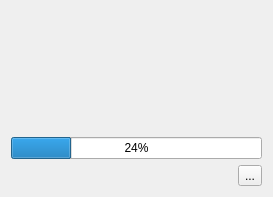
<?xml version="1.0" encoding="UTF-8"?>
<ui version="4.0">
 <class>Dialog</class>
 <widget class="QDialog" name="Dialog">
  <property name="geometry">
   <rect>
    <x>0</x>
    <y>0</y>
    <width>273</width>
    <height>197</height>
   </rect>
  </property>
  <property name="sizePolicy">
   <sizepolicy hsizetype="Fixed" vsizetype="Fixed">
    <horstretch>0</horstretch>
    <verstretch>0</verstretch>
   </sizepolicy>
  </property>
  <property name="windowTitle">
   <string>Dialog</string>
  </property>
  <layout class="QVBoxLayout" name="verticalLayout_2">
   <item>
    <layout class="QVBoxLayout" name="verticalLayout">
     <item>
      <spacer name="verticalSpacer2">
       <property name="orientation">
        <enum>Qt::Vertical</enum>
       </property>
       <property name="sizeType">
        <enum>QSizePolicy::Preferred</enum>
       </property>
       <property name="sizeHint" stdset="0">
        <size>
         <width>20</width>
         <height>10</height>
        </size>
       </property>
      </spacer>
     </item>
     <item>
      <layout class="QHBoxLayout" name="horizontalLayout2">
       <item>
        <widget class="QLabel" name="downloadLabel">
         <property name="enabled">
          <bool>true</bool>
         </property>
         <property name="text">
          <string/>
         </property>
        </widget>
       </item>
       <item>
        <spacer name="horizontalSpacer">
         <property name="orientation">
          <enum>Qt::Horizontal</enum>
         </property>
         <property name="sizeHint" stdset="0">
          <size>
           <width>40</width>
           <height>20</height>
          </size>
         </property>
        </spacer>
       </item>
       <item>
        <widget class="QLabel" name="okDownloadLabel">
         <property name="text">
          <string/>
         </property>
        </widget>
       </item>
      </layout>
     </item>
     <item>
      <layout class="QHBoxLayout" name="horizontalLayout1">
       <item>
        <widget class="QLabel" name="unzipLabel">
         <property name="enabled">
          <bool>true</bool>
         </property>
         <property name="text">
          <string/>
         </property>
        </widget>
       </item>
       <item>
        <spacer name="horizontalSpacer1">
         <property name="orientation">
          <enum>Qt::Horizontal</enum>
         </property>
         <property name="sizeHint" stdset="0">
          <size>
           <width>40</width>
           <height>20</height>
          </size>
         </property>
        </spacer>
       </item>
       <item>
        <widget class="QLabel" name="okUnzipLabel">
         <property name="text">
          <string/>
         </property>
        </widget>
       </item>
      </layout>
     </item>
     <item>
      <layout class="QHBoxLayout" name="horizontalLayout3">
       <item>
        <widget class="QLabel" name="decompressLabel">
         <property name="enabled">
          <bool>true</bool>
         </property>
         <property name="text">
          <string/>
         </property>
        </widget>
       </item>
       <item>
        <spacer name="horizontalSpacer3">
         <property name="orientation">
          <enum>Qt::Horizontal</enum>
         </property>
         <property name="sizeHint" stdset="0">
          <size>
           <width>40</width>
           <height>20</height>
          </size>
         </property>
        </spacer>
       </item>
       <item>
        <widget class="QLabel" name="okDecompressLabel">
         <property name="text">
          <string/>
         </property>
        </widget>
       </item>
      </layout>
     </item>
     <item>
      <layout class="QHBoxLayout" name="horizontalLayout5">
       <item>
        <widget class="QLabel" name="configLabel">
         <property name="enabled">
          <bool>true</bool>
         </property>
         <property name="text">
          <string/>
         </property>
        </widget>
       </item>
       <item>
        <spacer name="horizontalSpacer5">
         <property name="orientation">
          <enum>Qt::Horizontal</enum>
         </property>
         <property name="sizeHint" stdset="0">
          <size>
           <width>40</width>
           <height>20</height>
          </size>
         </property>
        </spacer>
       </item>
       <item>
        <widget class="QLabel" name="okConfigLabel">
         <property name="text">
          <string/>
         </property>
        </widget>
       </item>
      </layout>
     </item>
     <item>
      <spacer name="verticalSpacer1">
       <property name="orientation">
        <enum>Qt::Vertical</enum>
       </property>
       <property name="sizeType">
        <enum>QSizePolicy::Preferred</enum>
       </property>
       <property name="sizeHint" stdset="0">
        <size>
         <width>20</width>
         <height>10</height>
        </size>
       </property>
      </spacer>
     </item>
     <item>
      <widget class="QProgressBar" name="progressBar">
       <property name="enabled">
        <bool>true</bool>
       </property>
       <property name="value">
        <number>24</number>
       </property>
      </widget>
     </item>
     <item>
      <layout class="QHBoxLayout" name="horizontalLayout4">
       <item>
        <spacer name="horizontalSpacer4">
         <property name="orientation">
          <enum>Qt::Horizontal</enum>
         </property>
         <property name="sizeHint" stdset="0">
          <size>
           <width>40</width>
           <height>20</height>
          </size>
         </property>
        </spacer>
       </item>
       <item>
        <widget class="QToolButton" name="okButton">
         <property name="text">
          <string>...</string>
         </property>
        </widget>
       </item>
      </layout>
     </item>
    </layout>
   </item>
  </layout>
  <action name="actionOk">
   <property name="text">
    <string>ok</string>
   </property>
  </action>
 </widget>
 <resources>
  <include location="../icons/icons.qrc"/>
 </resources>
 <connections/>
</ui>
